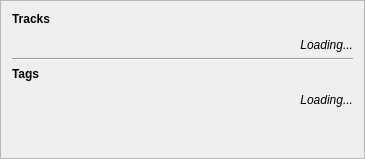
           <widget class="QFrame" name="frame_7">
            <property name="minimumSize">
             <size>
              <width>365</width>
              <height>0</height>
             </size>
            </property>
            <property name="maximumSize">
             <size>
              <width>365</width>
              <height>16777215</height>
             </size>
            </property>
            <property name="frameShape">
             <enum>QFrame::StyledPanel</enum>
            </property>
            <property name="frameShadow">
             <enum>QFrame::Raised</enum>
            </property>
            <layout class="QVBoxLayout" name="verticalLayout_5">
             <item>
              <widget class="QLabel" name="label_9">
               <property name="sizePolicy">
                <sizepolicy hsizetype="Maximum" vsizetype="Maximum">
                 <horstretch>0</horstretch>
                 <verstretch>0</verstretch>
                </sizepolicy>
               </property>
               <property name="text">
                <string>&lt;B&gt;Tracks</string>
               </property>
              </widget>
             </item>
             <item>
              <widget class="QWidget" name="widget_tracks" native="true">
               <property name="sizePolicy">
                <sizepolicy hsizetype="Preferred" vsizetype="Maximum">
                 <horstretch>0</horstretch>
                 <verstretch>0</verstretch>
                </sizepolicy>
               </property>
              </widget>
             </item>
             <item>
              <widget class="QLabel" name="label_moreTracks">
               <property name="text">
                <string>&lt;p align=&quot;right&quot;&gt;&lt;I&gt;Loading...</string>
               </property>
              </widget>
             </item>
             <item>
              <widget class="Line" name="line_5">
               <property name="orientation">
                <enum>Qt::Horizontal</enum>
               </property>
              </widget>
             </item>
             <item>
              <widget class="QLabel" name="label_4">
               <property name="text">
                <string>&lt;B&gt;Tags</string>
               </property>
              </widget>
             </item>
             <item>
              <widget class="QWidget" name="widget_tags" native="true">
               <property name="sizePolicy">
                <sizepolicy hsizetype="Preferred" vsizetype="Maximum">
                 <horstretch>0</horstretch>
                 <verstretch>0</verstretch>
                </sizepolicy>
               </property>
              </widget>
             </item>
             <item>
              <widget class="QLabel" name="label_moreTags">
               <property name="text">
                <string>&lt;p align=&quot;right&quot;&gt;&lt;I&gt;Loading...</string>
               </property>
              </widget>
             </item>
             <item>
              <spacer name="verticalSpacer_5">
               <property name="orientation">
                <enum>Qt::Vertical</enum>
               </property>
               <property name="sizeHint" stdset="0">
                <size>
                 <width>20</width>
                 <height>40</height>
                </size>
               </property>
              </spacer>
             </item>
            </layout>
           </widget>
